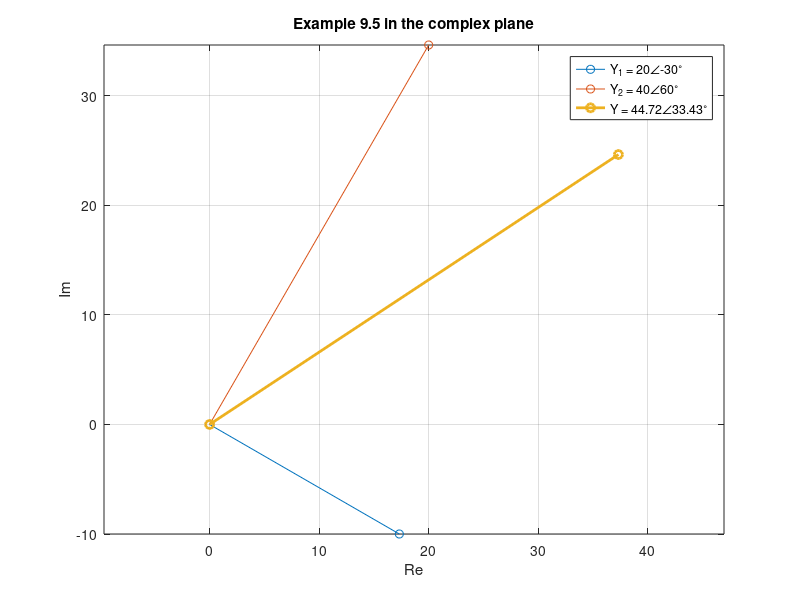

Reproduce this figure in MATLAB.
% Circuits 1 — The Phasor
%title: Adding Sinusoids with Phasors (Example 9.5)
%ar-title: جمع الدوال الجيبية بالفيزورات (مثال 9.5)
%lesson: c1-sinusoidal-2
%course: circuits-1

%% Example 9.5
%ar: Y = 20∠−30° + 40∠60°. في MATLAB نكتب الفيزور r·exp(jθ)، ثم abs و angle.
Y1 = 20*exp(1j*(-30)*pi/180); Y2 = 40*exp(1j*60*pi/180);
Y = Y1 + Y2;
fprintf('Y1 = %.2f %+.2fj, Y2 = %.2f %+.2fj\n', real(Y1), imag(Y1), real(Y2), imag(Y2))
fprintf('Y = %.2f %+.2fj = %.2f at %.2f deg -> y = %.2f cos(wt %+.2f deg)\n', real(Y), imag(Y), abs(Y), angle(Y)*180/pi, abs(Y), angle(Y)*180/pi)

%% Check in the time domain
%ar: نتحقق أن y1(t) + y2(t) يساوي 44.72 cos(ωt + 33.43°) في كل لحظة.
w = 1; t = linspace(0, 4*pi, 400);
y = 20*cos(w*t - pi/6) + 40*cos(w*t + pi/3);
yp = abs(Y)*cos(w*t + angle(Y));
fprintf('max difference = %.2e\n', max(abs(y - yp)))

%%! Project idea: the phasor sum as arrows
%ar: مشروع: نرسم الفيزورين ومجموعهما كأسهم في المستوى المركب: Y هو قطر متوازي الأضلاع.
plot([0 real(Y1)], [0 imag(Y1)], '-o', [0 real(Y2)], [0 imag(Y2)], '-o', [0 real(Y)], [0 imag(Y)], '-o', 'linewidth', 2); grid on; axis equal
xlabel('Re'); ylabel('Im'); legend('Y_1 = 20\angle-30^\circ', 'Y_2 = 40\angle60^\circ', 'Y = 44.72\angle33.43^\circ'); title('Example 9.5 in the complex plane')
